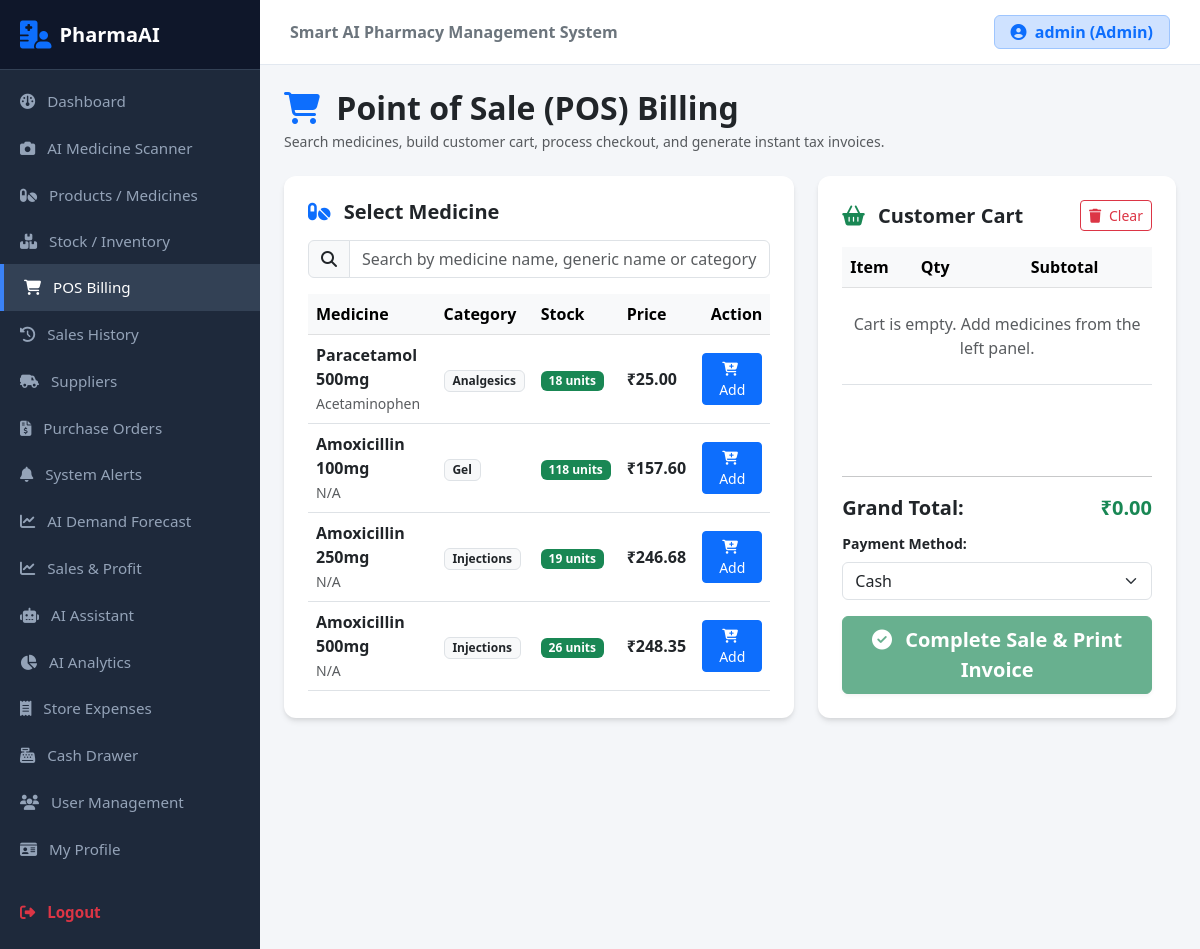
The app's page /pos (signed in) with its own data.
### models.py (models this page shows, shortened)
class User(UserMixin, db.Model):
    id = db.Column(db.Integer, primary_key=True)
    username = db.Column(db.String(100), unique=True, nullable=False)
    email = db.Column(db.String(120), unique=True, nullable=True)
    password_hash = db.Column(db.String(255), nullable=False)
    role = db.Column(db.String(50), default='Staff')

class Medicine(db.Model):
    id = db.Column(db.Integer, primary_key=True)
    name = db.Column(db.String(150), nullable=False)
    generic_name = db.Column(db.String(150))
    category = db.Column(db.String(100))
    manufacturer = db.Column(db.String(150))
    batch_no = db.Column(db.String(50))
    purchase_price = db.Column(db.Float, default=0.0)
    selling_price = db.Column(db.Float, default=0.0)
    current_stock = db.Column(db.Integer, default=0)
    min_stock = db.Column(db.Integer, default=10)
    expiry_date = db.Column(db.Date, nullable=True)
    image = db.Column(db.String(255), nullable=True)  # Added Image Field
    supplier_id = db.Column(db.Integer, db.ForeignKey('supplier.id'), nullable=True)
    batches = db.relationship('Batch', backref='medicine', lazy=True)
    sale_items = db.relationship('SaleItem', backref='medicine', lazy=True)

### app.py (the view, shortened to what this page needs)
@app.route('/pos', methods=['GET', 'POST'])
@login_required
def pos():
    meds = Medicine.query.filter(Medicine.current_stock > 0).all()
    for med in meds:
        if Batch.query.filter_by(medicine_id=med.id).count() > 0:
            sync_medicine_stock(med)
    db.session.commit()
    meds = Medicine.query.filter(Medicine.current_stock > 0).all()
    return render_template('pos.html', medicines=meds)

### app.py (called while the page is built)
def sync_medicine_stock(med):
    batch_rows = Batch.query.filter_by(medicine_id=med.id).all()
    if batch_rows:
        med.current_stock = sum(max(0, int(b.quantity or 0)) for b in batch_rows)
    else:
        med.current_stock = max(0, int(med.current_stock or 0))
    return med.current_stock

@login_manager.user_loader
def load_user(user_id):
    return User.query.get(int(user_id))

### templates/pos.html (shortened to what this page needs)
{% extends "base.html" %}
{% block content %}
<div class="d-flex justify-content-between align-items-center mb-4">
    <div>
        <h2 class="fw-bold text-dark mb-1"><i class="fa-solid fa-cart-shopping text-primary me-2"></i> Point of Sale (POS) Billing</h2>
        <p class="text-muted small mb-0">Search medicines, build customer cart, process checkout, and generate instant tax invoices.</p>
    </div>
</div>
<div class="row g-4">
    <div class="col-lg-7">
        <div class="card card-custom bg-white p-4 h-100">
            <h5 class="fw-bold mb-3"><i class="fa-solid fa-pills text-primary me-2"></i> Select Medicine</h5>
            <div class="input-group mb-3">
                <span class="input-group-text bg-light"><i class="fa-solid fa-magnifying-glass"></i></span>
                <input type="text" id="searchMed" class="form-control" placeholder="Search by medicine name, generic name or category..." onkeyup="filterMedicines()">
            </div>
            <div class="table-responsive" style="max-height: 400px; overflow-y: auto;">
                <table class="table table-hover align-middle" id="medTable">
                    <thead class="table-light sticky-top">
                        <tr>
                            <th>Medicine</th>
                            <th>Category</th>
                            <th>Stock</th>
                            <th>Price</th>
                            <th class="text-end">Action</th>
                        </tr>
                    </thead>
                    <tbody>
                        {% for med in medicines %}
                        <tr>
                            <td>
                                <strong>{{ med.name }}</strong><br>
                                <small class="text-muted">{{ med.generic_name or 'N/A' }}</small>
                            </td>
                            <td><span class="badge bg-light text-dark border">{{ med.category or 'General' }}</span></td>
                            <td>
                                <span class="badge {% if med.current_stock <= (med.min_stock or 0) %}bg-warning text-dark{% else %}bg-success{% endif %}">
                                    {{ med.current_stock }} units
                                </span>
                            </td>
                            <td class="fw-bold text-dark">₹{{ "%.2f"|format(med.selling_price or 0.0) }}</td>
                            <td class="text-end">
                                <button class="btn btn-sm btn-primary px-3 add-to-cart-btn"
                                        data-id="{{ med.id }}"
                                        data-name="{{ med.name }}"
                                        data-price="{{ med.selling_price or 0.0 }}"
                                        data-stock="{{ med.current_stock }}"
                                        {% if med.current_stock <= 0 %}disabled{% endif %}>
                                    <i class="fa-solid fa-cart-plus me-1"></i> Add
                                </button>
                            </td>
                        </tr>
                        {% else %}
                        <tr>
                            <td colspan="5" class="text-center text-muted py-4">No available medicines found in inventory.</td>
                        </tr>
                        {% endfor %}
                    </tbody>
                </table>
            </div>
        </div>
    </div>
    <div class="col-lg-5">
        <div class="card card-custom bg-white p-4 h-100 d-flex flex-column justify-content-between">
            <div>
                <div class="d-flex justify-content-between align-items-center mb-3">
                    <h5 class="fw-bold mb-0"><i class="fa-solid fa-basket-shopping text-success me-2"></i> Customer Cart</h5>
                    <button class="btn btn-sm btn-outline-danger" onclick="clearCart()"><i class="fa-solid fa-trash me-1"></i> Clear</button>
                </div>
                <div class="table-responsive mb-3" style="max-height: 280px; overflow-y: auto;">
                    <table class="table align-middle">
                        <thead class="table-light">
                            <tr>
                                <th>Item</th>
                                <th style="width: 110px;">Qty</th>
                                <th>Subtotal</th>
                                <th class="text-end"></th>
                            </tr>
                        </thead>
                        <tbody id="cartTableBody">
                            <tr id="emptyCartRow">
                                <td colspan="4" class="text-center text-muted py-4">Cart is empty. Add medicines from the left panel.</td>
                            </tr>
                        </tbody>
                    </table>
                </div>
            </div>
            <div>
                <hr>
                <div class="d-flex justify-content-between mb-2 fs-5 fw-bold">
                    <span>Grand Total:</span>
                    <span class="text-success" id="cartTotal">₹0.00</span>
                </div>
                <div class="mb-3">
                    <label class="form-label small fw-bold">Payment Method:</label>
                    <select id="paymentMode" class="form-select">
                        <option value="Cash">Cash</option>
                    </select>
                </div>
                <button class="btn btn-success w-100 py-2 fs-5 fw-bold shadow-sm" id="checkoutBtn" onclick="processCheckout()" disabled>
                    <i class="fa-solid fa-check-circle me-2"></i> Complete Sale & Print Invoice
                </button>
            </div>
        </div>
    </div>
</div>
{% endblock %}

### templates/base.html (shortened to what this page needs)
<!DOCTYPE html>
<html lang="en">
<head>
    <link href="https://cdn.jsdelivr.net/npm/bootstrap@5.3.0/dist/css/bootstrap.min.css" rel="stylesheet">
    <link rel="stylesheet" href="https://cdnjs.cloudflare.com/ajax/libs/font-awesome/6.4.0/css/all.min.css">
</head>
<body>
<div class="d-flex">
    <nav id="sidebar">
        <div class="logo-details">
            <i class="fa-solid fa-hospital-user text-primary fs-3 me-2"></i>
            <span class="fs-5 fw-bold text-white">PharmaAI</span>
        </div>
        <div class="list-group list-group-flush py-2">
            <a href="{{ url_for('dashboard') }}" class="list-group-item list-group-item-action bg-transparent">
                <i class="fa-solid fa-gauge me-2"></i> Dashboard
            </a>
            <a href="{{ url_for('scanner') }}" class="list-group-item list-group-item-action bg-transparent">
                <i class="fa-solid fa-camera me-2"></i> AI Medicine Scanner
            </a>
            <a href="{{ url_for('products') }}" class="list-group-item list-group-item-action bg-transparent">
                <i class="fa-solid fa-pills me-2"></i> Products / Medicines
            </a>
            <a href="{{ url_for('inventory') }}" class="list-group-item list-group-item-action bg-transparent">
                <i class="fa-solid fa-boxes-stacked me-2"></i> Stock / Inventory
            </a>
            <a href="{{ url_for('pos') }}" class="list-group-item list-group-item-action bg-transparent">
                <i class="fa-solid fa-cart-shopping me-2"></i> POS Billing
            </a>
            <a href="{{ url_for('sales_history') }}" class="list-group-item list-group-item-action bg-transparent">
                <i class="fa-solid fa-clock-rotate-left me-2"></i> Sales History
            </a>
            <a href="{{ url_for('suppliers') }}" class="list-group-item list-group-item-action bg-transparent">
                <i class="fa-solid fa-truck-field me-2"></i> Suppliers
            </a>
            <a href="{{ url_for('purchase_orders') }}" class="list-group-item list-group-item-action bg-transparent">
                <i class="fa-solid fa-file-invoice-dollar me-2"></i> Purchase Orders
            </a>
            <a href="{{ url_for('alerts') }}" class="list-group-item list-group-item-action bg-transparent">
                <i class="fa-solid fa-bell me-2"></i> System Alerts
            </a>
            <a href="{{ url_for('forecast') }}" class="list-group-item list-group-item-action bg-transparent">
                <i class="fa-solid fa-chart-line me-2"></i> AI Demand Forecast
            </a>
            <a href="{{ url_for('sales_profit') }}" class="list-group-item list-group-item-action bg-transparent"><i class="fa-solid fa-chart-line me-2"></i> Sales & Profit</a>
            <a href="{{ url_for('assistant') }}" class="list-group-item list-group-item-action bg-transparent"><i class="fa-solid fa-robot me-2"></i> AI Assistant</a>
            <a href="{{ url_for('analytics') }}" class="list-group-item list-group-item-action bg-transparent">
                <i class="fa-solid fa-chart-pie me-2"></i> AI Analytics
            </a>
            <a href="{{ url_for('expenses') }}" class="list-group-item list-group-item-action bg-transparent">
                <i class="fa-solid fa-receipt me-2"></i> Store Expenses
            </a>
            <a href="{{ url_for('cash_drawer') }}" class="list-group-item list-group-item-action bg-transparent">
                <i class="fa-solid fa-cash-register me-2"></i> Cash Drawer
            </a>
            <a href="{{ url_for('users_page') }}" class="list-group-item list-group-item-action bg-transparent">
                <i class="fa-solid fa-users me-2"></i> User Management
            </a>
            <a href="{{ url_for('profile') }}" class="list-group-item list-group-item-action bg-transparent">
                <i class="fa-solid fa-id-card me-2"></i> My Profile
            </a>
            <a href="{{ url_for('logout') }}" class="list-group-item list-group-item-action bg-transparent text-danger fw-semibold mt-3">
                <i class="fa-solid fa-right-from-bracket me-2"></i> Logout
            </a>
        </div>
    </nav>
    <div class="main-wrapper d-flex flex-column">
        <header class="top-navbar d-flex justify-content-between align-items-center">
            <span class="fw-semibold text-secondary">Smart AI Pharmacy Management System</span>
            <div class="d-flex align-items-center gap-3">
                {% if current_user.is_authenticated %}
                <span class="badge bg-primary-subtle text-primary border border-primary-subtle fs-6 py-2 px-3">
                    <i class="fa-solid fa-user-circle me-1"></i> {{ current_user.username }} ({{ current_user.role or 'Staff' }})
                </span>
                {% endif %}
            </div>
        </header>
        <main class="p-4 flex-grow-1">
            {% block content %}{% endblock %}
        </main>
    </div>
</div>
</body>
</html>

### templates/base.html (style rules this page uses)
body { background-color: #f4f6f9; font-family: 'Segoe UI', Tahoma, Geneva, Verdana, sans-serif; }
#sidebar { min-width: 260px; max-width: 260px; min-height: 100vh; background: #1e293b; color: #fff; transition: all 0.3s; }
#sidebar .logo-details { height: 70px; display: flex; align-items: center; padding: 0 20px; background: #0f172a; border-bottom: 1px solid #334155; }
#sidebar .list-group-item { color: #94a3b8; font-size: 0.95rem; border: none; padding: 12px 20px; transition: all 0.2s ease-in-out; }
#sidebar .list-group-item:hover, #sidebar .list-group-item.active { color: #ffffff; background-color: #334155 !important; border-left: 4px solid #3b82f6; }
.main-wrapper { width: 100%; overflow-x: hidden; }
.top-navbar { background: #ffffff; border-bottom: 1px solid #e2e8f0; padding: 15px 30px; }
.card-custom { border: none; border-radius: 12px; box-shadow: 0 4px 6px -1px rgba(0, 0, 0, 0.1), 0 2px 4px -1px rgba(0, 0, 0, 0.06); }

### records on screen
User: username "admin", role "Admin"
Medicine: name "Paracetamol 500mg", generic_name "Acetaminophen", category "Analgesics", current_stock "18", selling_price "25.00"
Medicine: name "Amoxicillin 100mg", generic_name "N/A", category "Gel", current_stock "118", selling_price "157.60"
Medicine: name "Amoxicillin 250mg", generic_name "N/A", category "Injections", current_stock "19", selling_price "246.68"
Medicine: name "Amoxicillin 500mg", generic_name "N/A", category "Injections", current_stock "26", selling_price "248.35"
